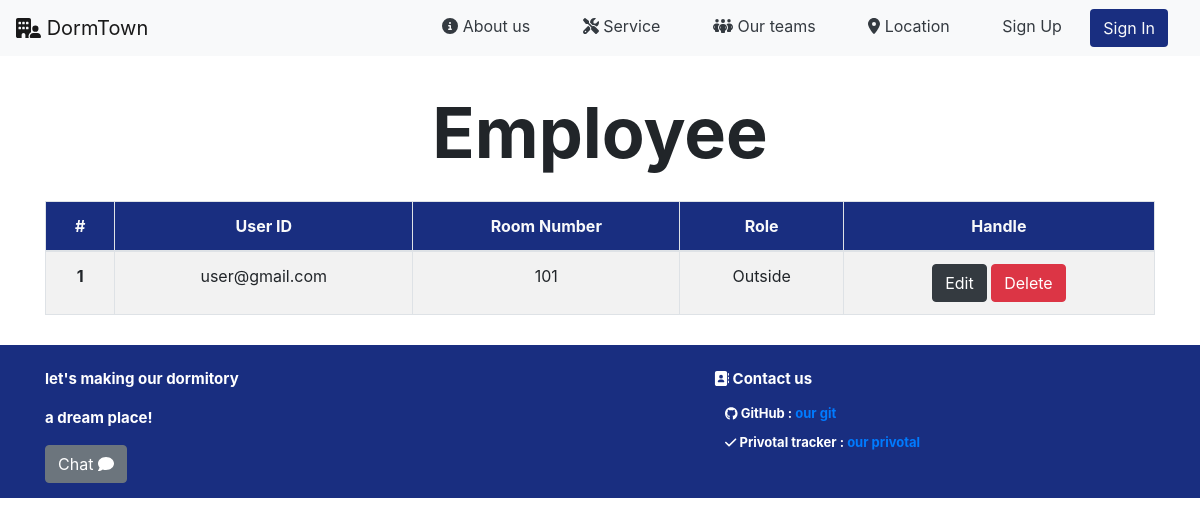
Before: /manager/occupant_list with the older database file.
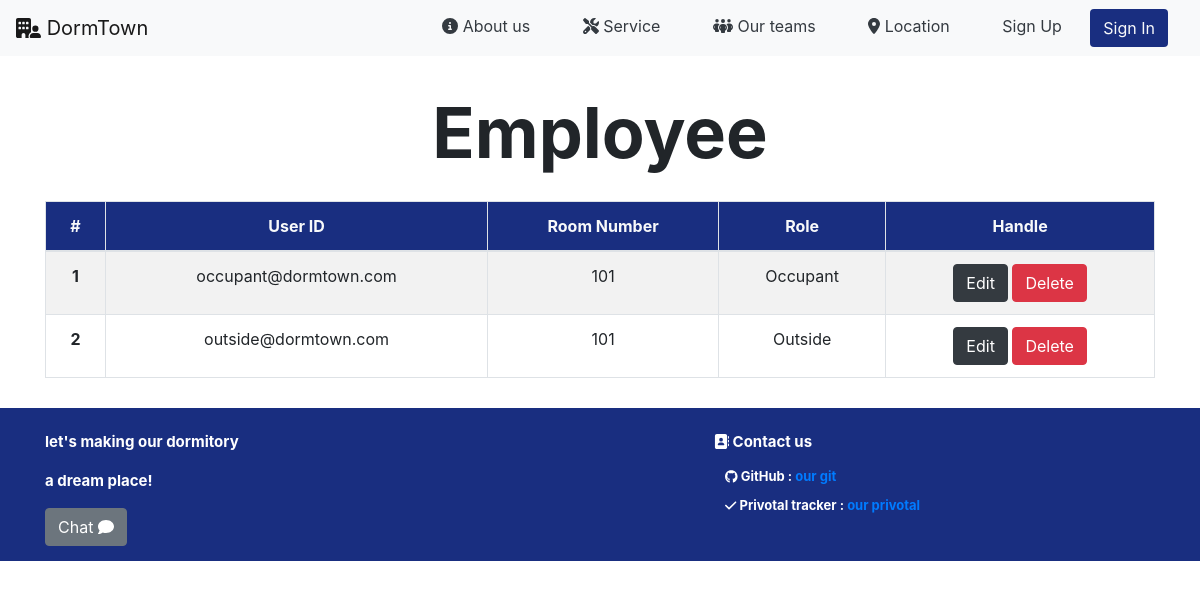
After: the same page with the newer database file.
### occupant/models.py (models this page shows, shortened)
class UserInfo(models.Model):
    user_id = models.ForeignKey(
        User, on_delete=models.CASCADE, related_name="user_id")
    role_id = models.ForeignKey(
        Role, on_delete=models.CASCADE, related_name="role_id")
    room_id = models.ForeignKey(
        Room, on_delete=models.CASCADE, related_name="room_id", null=True)
    phone_number = models.CharField(max_length=10)
    address = models.CharField(max_length=100)
    street = models.CharField(max_length=50)
    state = models.CharField(max_length=50)
    city = models.CharField(max_length=50)
    country = models.CharField(max_length=20)
    zip_code = models.CharField(max_length=10)

class Room(models.Model):
    room_number = models.CharField(max_length=3)
    room_type = models.ForeignKey(
        RoomType, on_delete=models.CASCADE, related_name="room_type")
    status = models.BooleanField()

class Role(models.Model):
    role_name = models.CharField(max_length=20)

### manager/views.py (the view)
# urls.py: path("occupant_list", views.occupant_list, name="occupant_list"),
def occupant_list(req):
    try:
        user_info = UserInfo.objects.filter(Q(role_id=4) | Q(role_id = 5))
    except:
        pass
    return render(req, "manager/employee_list.html", {"user_info": user_info})

### manager/templates/manager/employee_list.html
{% extends 'rooms/layout.html' %} {% block body %}
<section class="about-header-section">
    <div class="text-center mt-4">
        <p id='about_us' class="header">Employee</p>
    </div>
  {% load static %}
    <div class="container">
        <table class="table table-bordered text-center table-striped">
            <thead class="text-light" style="background-color: #192e80;">
                <tr>
                    <th scope="col">#</th>
                    <th scope="col">User ID</th>
                    <th scope="col">Room Number</th>
                    <th scope="col">Role</th>
                    <th scope="col">Handle</th>
                </tr>
            </thead>
            <tbody>
                {% for user in user_info %}
                <tr>
                    <th scope="row">{{forloop.counter}}</th>
                    <td>{{user.user_id}}</td>
                    <td>{{user.room_id.room_number}}</td>
                    <td>{{user.role_id.role_name}}</td>
                    <td colspan="2">
                        <a class="btn btn-dark text-white" href="{% url 'manager:edit_profile' user.user_id.id %}">Edit</a>
                        <a class="btn btn-danger text-white" href="{% url 'manager:delete_user' user.user_id.id %}">Delete</a>
                    </td>
                </tr>
                {% endfor %}
            </tbody>
        </table>
    </div>
{% endblock %}

Changed rows visible on the page:
removed UserInfo: user_id "user@gmail.com", room_id.room_number "101", role_id.role_name "Outside"
added UserInfo: user_id "occupant@dormtown.com", room_id.room_number "101", role_id.role_name "Occupant"
added UserInfo: user_id "outside@dormtown.com", room_id.room_number "101", role_id.role_name "Outside"
